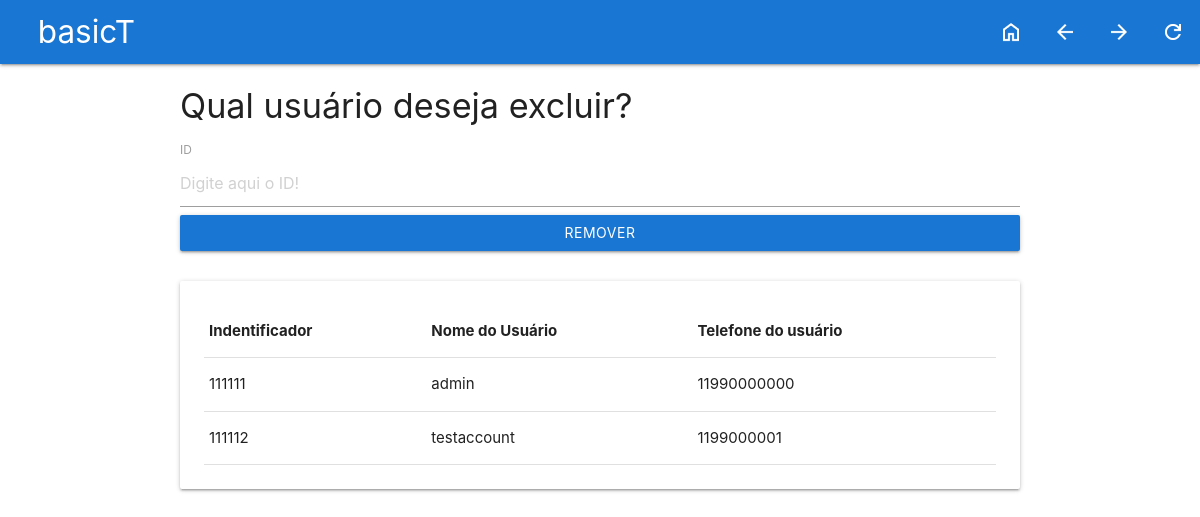
The page /painel/rmUser/index.php on the database its author committed.
### tables this page shows
CREATE TABLE USER(
	ID_USER INTEGER PRIMARY KEY AUTOINCREMENT NOT NULL,
	PW_USER VARCHAR(12) NOT NULL,
	NM_USER VARCHAR(30),
	CP_USER VARCHAR(13),
	LG_USER DATE NOT NULL
	--CONSTRAINT USER_PK PRIMARY KEY (ID_USER)
);

### painel/rmUser/index.php (the view, shortened to what this page needs)
<?php
$caminhoAbsoluto = dirname(__FILE__) . '/../../data/user.db';
$db = new PDO("sqlite:$caminhoAbsoluto");
?>
<!DOCTYPE html>
<html lang="pt-br">
<head>
    <link rel="stylesheet" href="../../css/materialize.min.css" />
</head>
<body>
    <div id="wrapper">
    <nav class="blue darken-2">
			<div class="nav-wrapper">
				<div>
					<a href="./" class="brand-logo" style="margin-left: 1cm">basicT</a>
				</div>
				<ul id="nav-mobile" class="right hide-on-med-and-down">
					<li><a href="../"><img src="../../img/home.png"></a></li>
					<li><a onclick="window.history.back();"><img src="../../img/arrowBack.png"></a></li>
					<li><a onclick="window.history.forward();"><img src="../../img/arrowFoward.png"></a></li>
					<li><a href="./"><img src="../../img/refresh.png" alt="Recarregar"></a></li>
				</ul>
			</div>
		</nav>
        <div class="container">
            <form action="process.php" method="post" style="margin-bottom: 30px">
                <h4>Qual usuário deseja excluir?</h4>
                <label> ID <input type="text" name="id" placeholder="Digite aqui o ID!" /> </label>
                <input type="submit" class="btn blue darken-2" value="remover" style="width: 100%">
            </form>
            <div class="card-panel">
            <?php
            $query = "SELECT ID_USER AS 'Indentificador', NM_USER AS 'Nome do Usuário', CP_USER AS 'Telefone do usuário' FROM USER";
            $stmt = $db->query($query);
            $rows = $stmt->fetchAll(PDO::FETCH_ASSOC);
            if (count($rows) > 0) {
                echo '<table>';
                echo '<tr>';
                foreach ($rows[0] as $columnName => $value) {
                    echo '<th>' . $columnName . '</th>';
                }
                echo '</tr>';
                foreach ($rows as $row) {
                    echo '<tr>';
                    foreach ($row as $value) {
                        echo '<td>' . $value . '</td>';
                    }
                    echo '</tr>';
                }
                echo '</table>';
            } else {
                echo 'Não há dados a serem exibidos.';
            }
            ?>
            </div>
        </div>
    </div>
</body>
</html>

### painel/rmUser/index.php (style rules this page uses)
nav ul li { height: 64px; display: flex; align-items: center; }
img { display: flex; align-self: center; }

### rows shown on the page
user: ID_USER "111111", value "admin", value "11990000000"
user: ID_USER "111112", value "testaccount", value "1199000001"

### other values the page prints
$columnName "Indentificador"
$columnName "Nome do Usuário"
$columnName "Telefone do usuário"
